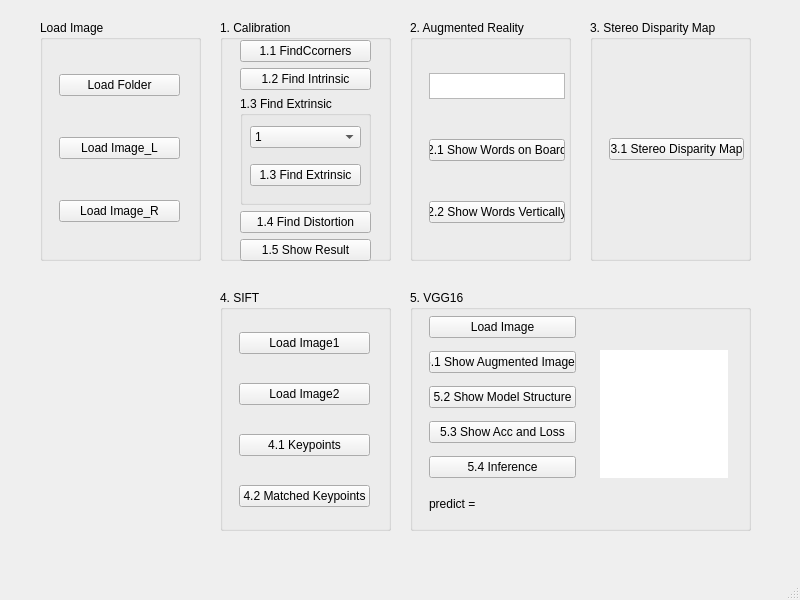
<?xml version="1.0" encoding="UTF-8"?>
<ui version="4.0">
 <class>MainWindow</class>
 <widget class="QMainWindow" name="MainWindow">
  <property name="geometry">
   <rect>
    <x>0</x>
    <y>0</y>
    <width>800</width>
    <height>600</height>
   </rect>
  </property>
  <property name="windowTitle">
   <string>MainWindow</string>
  </property>
  <widget class="QWidget" name="centralwidget">
   <widget class="QGroupBox" name="groupBox_Load_Images">
    <property name="geometry">
     <rect>
      <x>40</x>
      <y>20</y>
      <width>161</width>
      <height>241</height>
     </rect>
    </property>
    <property name="title">
     <string>Load Image</string>
    </property>
    <widget class="QWidget" name="verticalLayoutWidget">
     <property name="geometry">
      <rect>
       <x>19</x>
       <y>19</y>
       <width>121</width>
       <height>221</height>
      </rect>
     </property>
     <layout class="QVBoxLayout" name="verticalLayout">
      <item>
       <widget class="QPushButton" name="btn_Load_Folder">
        <property name="text">
         <string>Load Folder</string>
        </property>
       </widget>
      </item>
      <item>
       <widget class="QPushButton" name="btn_Load_Image_L">
        <property name="text">
         <string>Load Image_L</string>
        </property>
       </widget>
      </item>
      <item>
       <widget class="QPushButton" name="btn_Load_Image_R">
        <property name="text">
         <string>Load Image_R</string>
        </property>
       </widget>
      </item>
     </layout>
    </widget>
   </widget>
   <widget class="QGroupBox" name="groupBox_Q1">
    <property name="geometry">
     <rect>
      <x>220</x>
      <y>20</y>
      <width>171</width>
      <height>241</height>
     </rect>
    </property>
    <property name="title">
     <string>1. Calibration</string>
    </property>
    <widget class="QWidget" name="verticalLayoutWidget_2">
     <property name="geometry">
      <rect>
       <x>20</x>
       <y>20</y>
       <width>131</width>
       <height>221</height>
      </rect>
     </property>
     <layout class="QVBoxLayout" name="verticalLayout_Q1">
      <item>
       <widget class="QPushButton" name="btn_Q1_1_Find_Corners">
        <property name="text">
         <string>1.1 FindCcorners</string>
        </property>
       </widget>
      </item>
      <item>
       <widget class="QPushButton" name="btn_Q1_2_Find_Intrinsic">
        <property name="text">
         <string>1.2 Find Intrinsic</string>
        </property>
       </widget>
      </item>
      <item>
       <widget class="QGroupBox" name="groupBox_Q1_3">
        <property name="title">
         <string>1.3 Find Extrinsic</string>
        </property>
        <widget class="QWidget" name="verticalLayoutWidget_3">
         <property name="geometry">
          <rect>
           <x>10</x>
           <y>20</y>
           <width>111</width>
           <height>81</height>
          </rect>
         </property>
         <layout class="QVBoxLayout" name="verticalLayout_Q1_1">
          <item>
           <widget class="QComboBox" name="comboBox_Q1_3">
            <item>
             <property name="text">
              <string>1</string>
             </property>
            </item>
            <item>
             <property name="text">
              <string>2</string>
             </property>
            </item>
            <item>
             <property name="text">
              <string>3</string>
             </property>
            </item>
            <item>
             <property name="text">
              <string>4</string>
             </property>
            </item>
            <item>
             <property name="text">
              <string>5</string>
             </property>
            </item>
            <item>
             <property name="text">
              <string>6</string>
             </property>
            </item>
            <item>
             <property name="text">
              <string>7</string>
             </property>
            </item>
            <item>
             <property name="text">
              <string>8</string>
             </property>
            </item>
            <item>
             <property name="text">
              <string>9</string>
             </property>
            </item>
            <item>
             <property name="text">
              <string>10</string>
             </property>
            </item>
            <item>
             <property name="text">
              <string>11</string>
             </property>
            </item>
            <item>
             <property name="text">
              <string>12</string>
             </property>
            </item>
            <item>
             <property name="text">
              <string>13</string>
             </property>
            </item>
            <item>
             <property name="text">
              <string>14</string>
             </property>
            </item>
            <item>
             <property name="text">
              <string>15</string>
             </property>
            </item>
           </widget>
          </item>
          <item>
           <widget class="QPushButton" name="btn_Q1_3_Find_Extrinsic">
            <property name="text">
             <string>1.3 Find Extrinsic</string>
            </property>
           </widget>
          </item>
         </layout>
        </widget>
       </widget>
      </item>
      <item>
       <widget class="QPushButton" name="btn_Q1_4_Find_Distortion">
        <property name="text">
         <string>1.4 Find Distortion</string>
        </property>
       </widget>
      </item>
      <item>
       <widget class="QPushButton" name="btn_Q1_5_Show_Result">
        <property name="text">
         <string>1.5 Show Result</string>
        </property>
       </widget>
      </item>
     </layout>
    </widget>
   </widget>
   <widget class="QGroupBox" name="groupBox_Q2">
    <property name="geometry">
     <rect>
      <x>410</x>
      <y>20</y>
      <width>161</width>
      <height>241</height>
     </rect>
    </property>
    <property name="title">
     <string>2. Augmented Reality </string>
    </property>
    <widget class="QWidget" name="verticalLayoutWidget_4">
     <property name="geometry">
      <rect>
       <x>19</x>
       <y>19</y>
       <width>136</width>
       <height>221</height>
      </rect>
     </property>
     <layout class="QVBoxLayout" name="verticalLayout_Q2">
      <item>
       <widget class="QPlainTextEdit" name="plainTextEdit_Q2">
        <property name="maximumSize">
         <size>
          <width>16777215</width>
          <height>26</height>
         </size>
        </property>
        <property name="plainText">
         <string/>
        </property>
       </widget>
      </item>
      <item>
       <widget class="QPushButton" name="btn_Q2_1_Show_Word_on_Board">
        <property name="text">
         <string>2.1 Show Words on Board</string>
        </property>
       </widget>
      </item>
      <item>
       <widget class="QPushButton" name="btn_Q2_2_Show_Word_on_Vertically">
        <property name="text">
         <string>2.2 Show Words Vertically</string>
        </property>
       </widget>
      </item>
     </layout>
    </widget>
   </widget>
   <widget class="QGroupBox" name="groupBox_Q3">
    <property name="geometry">
     <rect>
      <x>590</x>
      <y>20</y>
      <width>161</width>
      <height>241</height>
     </rect>
    </property>
    <property name="title">
     <string>3. Stereo Disparity Map</string>
    </property>
    <widget class="QWidget" name="verticalLayoutWidget_5">
     <property name="geometry">
      <rect>
       <x>19</x>
       <y>19</y>
       <width>135</width>
       <height>221</height>
      </rect>
     </property>
     <layout class="QVBoxLayout" name="verticalLayout_Q3">
      <item>
       <widget class="QPushButton" name="btn_Q3_1_Stereo_Disparity_Map">
        <property name="text">
         <string>3.1 Stereo Disparity Map</string>
        </property>
       </widget>
      </item>
     </layout>
    </widget>
   </widget>
   <widget class="QGroupBox" name="groupBox_Q4">
    <property name="geometry">
     <rect>
      <x>220</x>
      <y>290</y>
      <width>171</width>
      <height>241</height>
     </rect>
    </property>
    <property name="title">
     <string>4. SIFT</string>
    </property>
    <widget class="QWidget" name="verticalLayoutWidget_6">
     <property name="geometry">
      <rect>
       <x>19</x>
       <y>19</y>
       <width>131</width>
       <height>221</height>
      </rect>
     </property>
     <layout class="QVBoxLayout" name="verticalLayout_Q4">
      <item>
       <widget class="QPushButton" name="btn_Q4_Load_Image1">
        <property name="text">
         <string>Load Image1</string>
        </property>
       </widget>
      </item>
      <item>
       <widget class="QPushButton" name="btn_Q4_Load_Image2">
        <property name="text">
         <string>Load Image2</string>
        </property>
       </widget>
      </item>
      <item>
       <widget class="QPushButton" name="btn_Q4_1_Keypoints">
        <property name="text">
         <string>4.1 Keypoints</string>
        </property>
       </widget>
      </item>
      <item>
       <widget class="QPushButton" name="btn_Q4_2_Matched_Keypoints">
        <property name="text">
         <string>4.2 Matched Keypoints</string>
        </property>
       </widget>
      </item>
     </layout>
    </widget>
   </widget>
   <widget class="QGroupBox" name="groupBox_Q5">
    <property name="geometry">
     <rect>
      <x>410</x>
      <y>290</y>
      <width>341</width>
      <height>241</height>
     </rect>
    </property>
    <property name="title">
     <string>5. VGG16</string>
    </property>
    <widget class="QWidget" name="verticalLayoutWidget_7">
     <property name="geometry">
      <rect>
       <x>19</x>
       <y>19</y>
       <width>147</width>
       <height>221</height>
      </rect>
     </property>
     <layout class="QVBoxLayout" name="verticalLayout_Q5_1">
      <item>
       <widget class="QPushButton" name="btn_Q5_Load_Image">
        <property name="text">
         <string>Load Image</string>
        </property>
       </widget>
      </item>
      <item>
       <widget class="QPushButton" name="btn_Q5_1_Show_Augmented_Images">
        <property name="text">
         <string>5.1 Show Augmented Images</string>
        </property>
       </widget>
      </item>
      <item>
       <widget class="QPushButton" name="btn_Q5_2_Show_Model_Structure">
        <property name="text">
         <string>5.2 Show Model Structure</string>
        </property>
       </widget>
      </item>
      <item>
       <widget class="QPushButton" name="btn_Q5_3_Show_Acc_and_Loss">
        <property name="text">
         <string>5.3 Show Acc and Loss</string>
        </property>
       </widget>
      </item>
      <item>
       <widget class="QPushButton" name="btn_Q5_4_Inference">
        <property name="text">
         <string>5.4 Inference</string>
        </property>
       </widget>
      </item>
      <item>
       <widget class="QLabel" name="label_Q5_predict">
        <property name="maximumSize">
         <size>
          <width>16777215</width>
          <height>26</height>
         </size>
        </property>
        <property name="text">
         <string>predict = </string>
        </property>
       </widget>
      </item>
     </layout>
    </widget>
    <widget class="QLabel" name="label_Q5_inference_Image">
     <property name="geometry">
      <rect>
       <x>190</x>
       <y>60</y>
       <width>128</width>
       <height>128</height>
      </rect>
     </property>
     <property name="minimumSize">
      <size>
       <width>128</width>
       <height>128</height>
      </size>
     </property>
     <property name="maximumSize">
      <size>
       <width>128</width>
       <height>128</height>
      </size>
     </property>
     <property name="autoFillBackground">
      <bool>false</bool>
     </property>
     <property name="styleSheet">
      <string notr="true">background-color:rgb(255,255,255)</string>
     </property>
     <property name="text">
      <string/>
     </property>
     <property name="pixmap">
      <pixmap>:/background/white_background.jpg</pixmap>
     </property>
     <property name="alignment">
      <set>Qt::AlignCenter</set>
     </property>
    </widget>
   </widget>
  </widget>
  <widget class="QMenuBar" name="menubar">
   <property name="geometry">
    <rect>
     <x>0</x>
     <y>0</y>
     <width>800</width>
     <height>21</height>
    </rect>
   </property>
  </widget>
  <widget class="QStatusBar" name="statusbar"/>
 </widget>
 <resources/>
 <connections/>
</ui>
